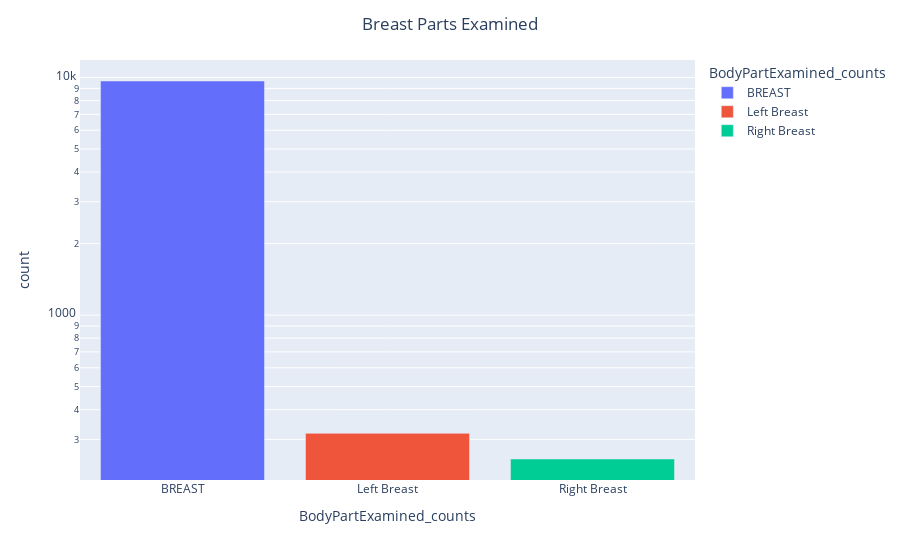

Write notebook code for a chart like this one.
### Code cell
ba = px.bar(data_frame=f, x="BodyPartExamined_counts", y="count", color="BodyPartExamined_counts")
ba.update_layout(title_text='Breast Parts Examined', title_x=0.5, yaxis=dict(type='log'))
ba.show()

### Figure 1 — Plotly figure (JSON) as saved in the notebook; plotly's stock layout.template omitted (floating-point values rounded to 4 significant figures)
{"data": [{"alignmentgroup": "True", "hovertemplate": "BodyPartExamined_counts=%{x}<br>count=%{y}<extra></extra>", "legendgroup": "BREAST", "marker": {"color": "#636efa", "pattern": {"shape": ""}}, "name": "BREAST", "offsetgroup": "BREAST", "orientation": "v", "showlegend": true, "textposition": "auto", "type": "bar", "x": ["BREAST"], "xaxis": "x", "y": [9671], "yaxis": "y"}, {"alignmentgroup": "True", "hovertemplate": "BodyPartExamined_counts=%{x}<br>count=%{y}<extra></extra>", "legendgroup": "Left Breast", "marker": {"color": "#EF553B", "pattern": {"shape": ""}}, "name": "Left Breast", "offsetgroup": "Left Breast", "orientation": "v", "showlegend": true, "textposition": "auto", "type": "bar", "x": ["Left Breast"], "xaxis": "x", "y": [318], "yaxis": "y"}, {"alignmentgroup": "True", "hovertemplate": "BodyPartExamined_counts=%{x}<br>count=%{y}<extra></extra>", "legendgroup": "Right Breast", "marker": {"color": "#00cc96", "pattern": {"shape": ""}}, "name": "Right Breast", "offsetgroup": "Right Breast", "orientation": "v", "showlegend": true, "textposition": "auto", "type": "bar", "x": ["Right Breast"], "xaxis": "x", "y": [248], "yaxis": "y"}], "layout": {"barmode": "relative", "legend": {"title": {"text": "BodyPartExamined_counts"}, "tracegroupgap": 0}, "margin": {"t": 60}, "title": {"text": "Breast Parts Examined", "x": 0.5}, "xaxis": {"anchor": "y", "categoryarray": ["BREAST", "Left Breast", "Right Breast"], "categoryorder": "array", "domain": [0, 1], "title": {"text": "BodyPartExamined_counts"}}, "yaxis": {"anchor": "x", "domain": [0, 1], "title": {"text": "count"}, "type": "log"}}}
